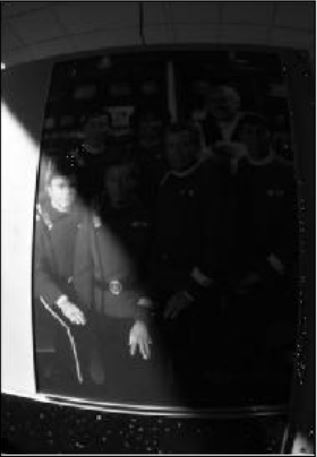
#> input picture py3_digital_image/图像增强/picture/pic1.JPG, 317 x 457 px
$ python gamma.py
#> lines starting #> are read from the running program, lines starting #| are printed output that depends on the picture
import cv2
import numpy as np

img = cv2.imread('./picture/pic1.JPG')
#> img is the input picture: shape (457, 317, 3); min 0, max 255, mean 42.3

def adjust_gamma(image, gamma=1.0):
#> called with gamma = 4.5
    invGamma = 1.0 / gamma
    table = []
    for i in range(256):
        table.append(((i / 255.0) ** invGamma) * 255)
    table = np.array(table).astype("uint8")
    print(table)
    return cv2.LUT(image, table)
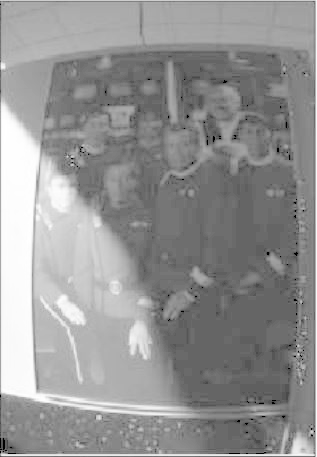
#> returned value: shape (457, 317, 3); min 0, max 255, mean 147.5


# gamma大于0和小于1的时候图像会比原图更暗
# gamma大于1的时候，图像会比原图更亮
img_gamma = adjust_gamma(img, 4.5)
# print(img_gamma)
cv2.imshow("img", img)
cv2.imshow("img_gamma", img_gamma)
cv2.waitKey(0)
cv2.destroyAllWindows()

$ run again, with py3_digital_image/图像增强/picture/pic2.png saved as py3_digital_image/图像增强/picture/pic1.JPG
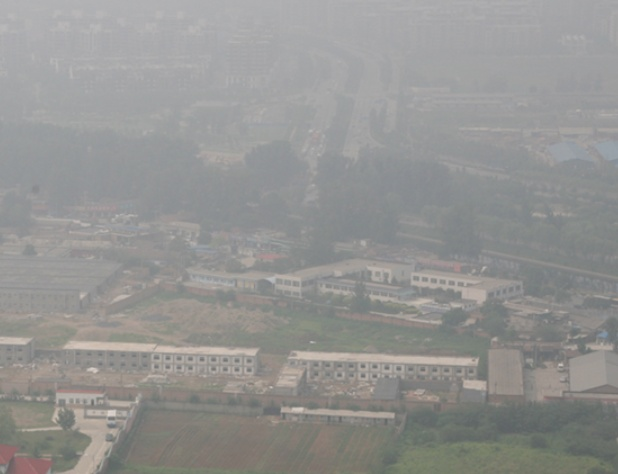
#> input picture py3_digital_image/图像增强/picture/pic2.png, 618 x 474 px
#> img is the input picture: shape (474, 618, 3); mean B, G, R 146.3, 148, 148.1
#> in adjust_gamma, `return cv2.LUT(image, table)`:
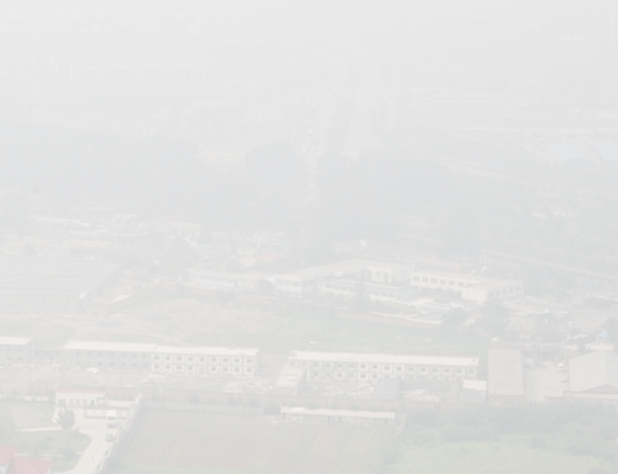
#> returned value: shape (474, 618, 3); mean of channels 0, 1, 2 224.5, 225.2, 225.2; drawn as B, G, R
